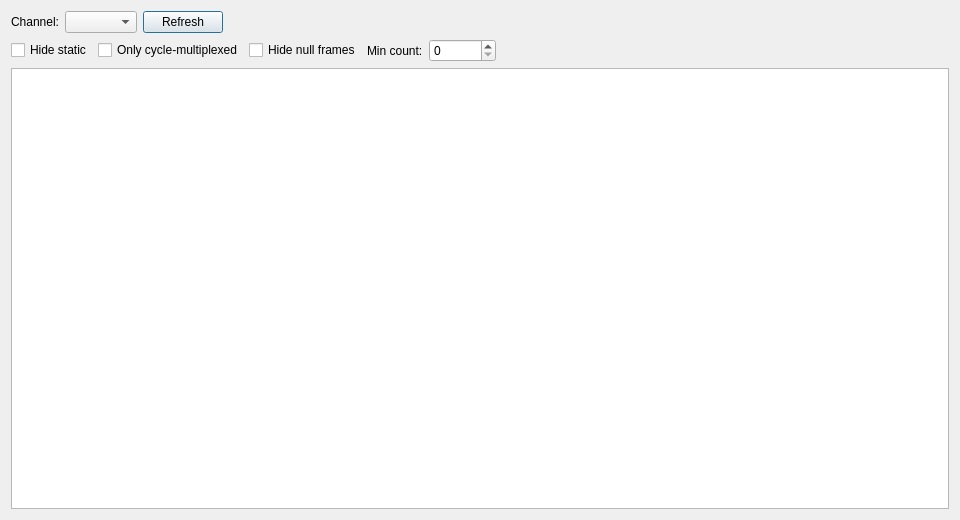
<?xml version="1.0" encoding="UTF-8"?>
<ui version="4.0">
 <class>FlexRayScheduleWindow</class>
 <widget class="QDialog" name="FlexRayScheduleWindow">
  <property name="geometry">
   <rect>
    <x>0</x>
    <y>0</y>
    <width>960</width>
    <height>520</height>
   </rect>
  </property>
  <property name="windowTitle">
   <string>FlexRay Schedule (Slot x Cycle)</string>
  </property>
  <layout class="QVBoxLayout" name="verticalLayout">
   <item>
    <layout class="QHBoxLayout" name="topBar">
     <item>
      <widget class="QLabel" name="lblChannel">
       <property name="text">
        <string>Channel:</string>
       </property>
      </widget>
     </item>
     <item>
      <widget class="QComboBox" name="cbChannel"/>
     </item>
     <item>
      <widget class="QPushButton" name="btnRefresh">
       <property name="text">
        <string>Refresh</string>
       </property>
      </widget>
     </item>
     <item>
      <spacer name="topSpacer">
       <property name="orientation">
        <enum>Qt::Horizontal</enum>
       </property>
       <property name="sizeHint" stdset="0">
        <size>
         <width>40</width>
         <height>20</height>
        </size>
       </property>
      </spacer>
     </item>
     <item>
      <widget class="QLabel" name="lblStatus">
       <property name="text">
        <string/>
       </property>
      </widget>
     </item>
    </layout>
   </item>
   <item>
    <layout class="QHBoxLayout" name="filterBar">
     <item>
      <widget class="QCheckBox" name="chkHideStatic">
       <property name="text">
        <string>Hide static</string>
       </property>
       <property name="toolTip">
        <string>Hide slots whose payload never changes (plain static signals)</string>
       </property>
      </widget>
     </item>
     <item>
      <widget class="QCheckBox" name="chkOnlyMux">
       <property name="text">
        <string>Only cycle-multiplexed</string>
       </property>
       <property name="toolTip">
        <string>Show only slots whose payload differs between cycles</string>
       </property>
      </widget>
     </item>
     <item>
      <widget class="QCheckBox" name="chkHideNull">
       <property name="text">
        <string>Hide null frames</string>
       </property>
       <property name="toolTip">
        <string>Hide slots whose only traffic is FlexRay null frames</string>
       </property>
      </widget>
     </item>
     <item>
      <widget class="QLabel" name="lblMinCount">
       <property name="text">
        <string>Min count:</string>
       </property>
      </widget>
     </item>
     <item>
      <widget class="QSpinBox" name="spinMinCount">
       <property name="maximum">
        <number>1000000</number>
       </property>
       <property name="toolTip">
        <string>Hide slots with fewer than this many frames in total</string>
       </property>
      </widget>
     </item>
     <item>
      <spacer name="filterSpacer">
       <property name="orientation">
        <enum>Qt::Horizontal</enum>
       </property>
       <property name="sizeHint" stdset="0">
        <size>
         <width>40</width>
         <height>20</height>
        </size>
       </property>
      </spacer>
     </item>
     <item>
      <widget class="QWidget" name="legendBar" native="true">
       <layout class="QHBoxLayout" name="legendLayout">
        <property name="leftMargin">
         <number>0</number>
        </property>
        <property name="topMargin">
         <number>0</number>
        </property>
        <property name="rightMargin">
         <number>0</number>
        </property>
        <property name="bottomMargin">
         <number>0</number>
        </property>
       </layout>
      </widget>
     </item>
    </layout>
   </item>
   <item>
    <widget class="QTableView" name="tableView">
     <property name="toolTip">
      <string>Rows = FlexRay slot IDs, columns = communication cycle 0..63. Cell colour shows static / changing / error; hover for the last payload, count and timestamp. The summary columns on the right give total count, inferred repetition and the cycle-multiplex flag.</string>
     </property>
     <property name="alternatingRowColors">
      <bool>true</bool>
     </property>
     <property name="showGrid">
      <bool>true</bool>
     </property>
    </widget>
   </item>
  </layout>
 </widget>
 <resources/>
 <connections/>
</ui>
